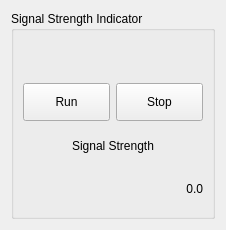
<?xml version="1.0" encoding="UTF-8"?>
<ui version="4.0">
 <class>Display_SSI</class>
 <widget class="QWidget" name="Display_SSI">
  <property name="geometry">
   <rect>
    <x>0</x>
    <y>0</y>
    <width>226</width>
    <height>230</height>
   </rect>
  </property>
  <property name="sizePolicy">
   <sizepolicy hsizetype="MinimumExpanding" vsizetype="MinimumExpanding">
    <horstretch>0</horstretch>
    <verstretch>0</verstretch>
   </sizepolicy>
  </property>
  <property name="minimumSize">
   <size>
    <width>0</width>
    <height>0</height>
   </size>
  </property>
  <property name="windowTitle">
   <string>Form</string>
  </property>
  <layout class="QGridLayout" name="gridLayout_2">
   <item row="0" column="0">
    <widget class="QGroupBox" name="groupBox">
     <property name="sizePolicy">
      <sizepolicy hsizetype="MinimumExpanding" vsizetype="MinimumExpanding">
       <horstretch>0</horstretch>
       <verstretch>0</verstretch>
      </sizepolicy>
     </property>
     <property name="title">
      <string>Signal Strength Indicator</string>
     </property>
     <layout class="QGridLayout" name="gridLayout">
      <item row="3" column="0" colspan="2">
       <widget class="QLabel" name="label_SSI">
        <property name="sizePolicy">
         <sizepolicy hsizetype="MinimumExpanding" vsizetype="MinimumExpanding">
          <horstretch>0</horstretch>
          <verstretch>0</verstretch>
         </sizepolicy>
        </property>
        <property name="text">
         <string>0.0</string>
        </property>
        <property name="alignment">
         <set>Qt::AlignRight|Qt::AlignTrailing|Qt::AlignVCenter</set>
        </property>
       </widget>
      </item>
      <item row="1" column="1">
       <widget class="QPushButton" name="buttonStop">
        <property name="sizePolicy">
         <sizepolicy hsizetype="MinimumExpanding" vsizetype="MinimumExpanding">
          <horstretch>0</horstretch>
          <verstretch>0</verstretch>
         </sizepolicy>
        </property>
        <property name="text">
         <string>Stop</string>
        </property>
       </widget>
      </item>
      <item row="1" column="0">
       <widget class="QPushButton" name="buttonRun">
        <property name="sizePolicy">
         <sizepolicy hsizetype="MinimumExpanding" vsizetype="MinimumExpanding">
          <horstretch>0</horstretch>
          <verstretch>0</verstretch>
         </sizepolicy>
        </property>
        <property name="text">
         <string>Run</string>
        </property>
       </widget>
      </item>
      <item row="0" column="0" colspan="2">
       <widget class="DriverSelector" name="comport" native="true">
        <property name="sizePolicy">
         <sizepolicy hsizetype="MinimumExpanding" vsizetype="MinimumExpanding">
          <horstretch>0</horstretch>
          <verstretch>0</verstretch>
         </sizepolicy>
        </property>
        <property name="minimumSize">
         <size>
          <width>0</width>
          <height>10</height>
         </size>
        </property>
       </widget>
      </item>
      <item row="2" column="0" colspan="2">
       <widget class="QLabel" name="label_2">
        <property name="sizePolicy">
         <sizepolicy hsizetype="MinimumExpanding" vsizetype="MinimumExpanding">
          <horstretch>0</horstretch>
          <verstretch>0</verstretch>
         </sizepolicy>
        </property>
        <property name="text">
         <string>Signal Strength</string>
        </property>
        <property name="alignment">
         <set>Qt::AlignCenter</set>
        </property>
       </widget>
      </item>
     </layout>
    </widget>
   </item>
  </layout>
 </widget>
 <customwidgets>
  <customwidget>
   <class>DriverSelector</class>
   <extends>QWidget</extends>
   <header>Drivers.DriverSelector</header>
   <container>1</container>
  </customwidget>
 </customwidgets>
 <resources/>
 <connections/>
</ui>
